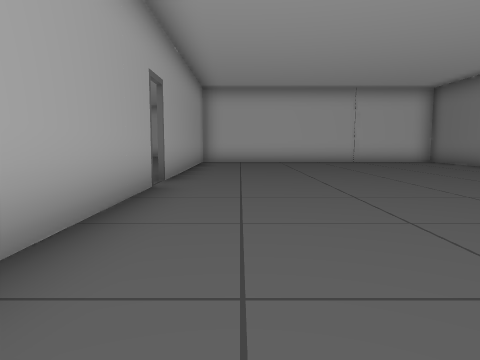
[1] (above)

20 first-person views from a walk through a 3-D level made in the Unity game engine. The camera is 1.4 m above the floor, tilts 6° down and sees 70° across. The floor is counted in squares, 2 m on a side. Each view is taken from the middle of a square. On the plan, view 1 faces up. The plan holds only what a view shows up to about 11 squares ahead; the rest is blank. The player is left out.

[2]
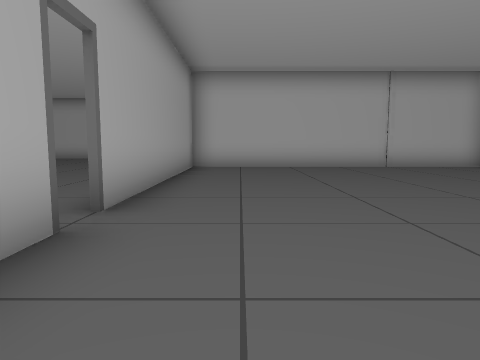

[3]
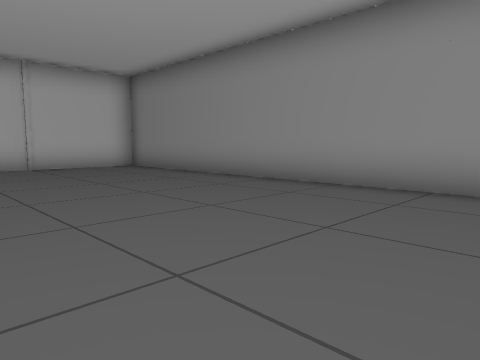

[4]
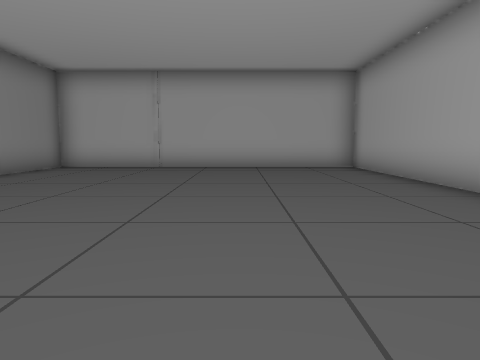

[5]
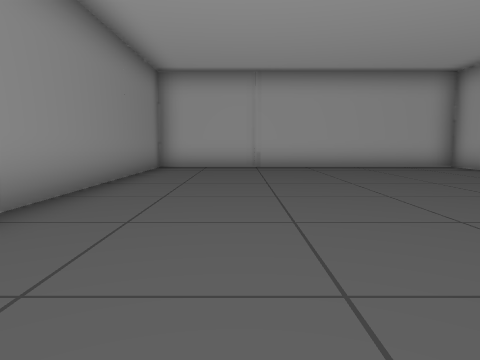

[6]
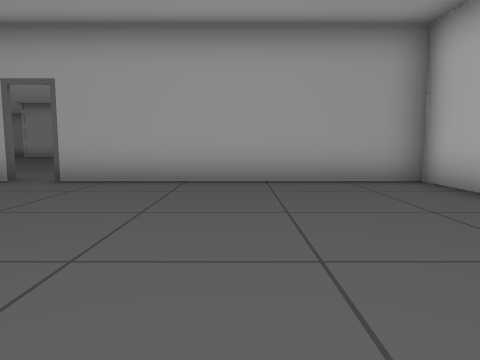

[7]
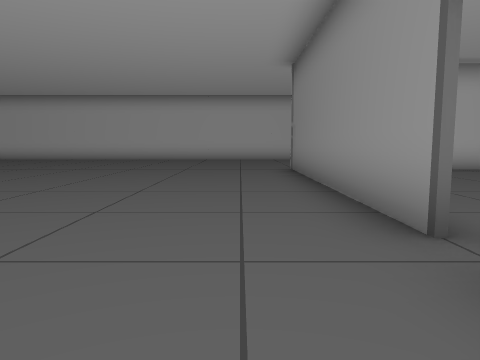

[8]
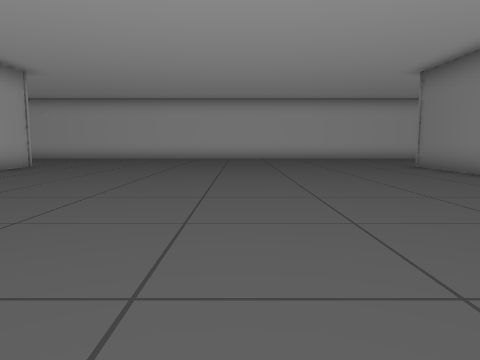

[9]
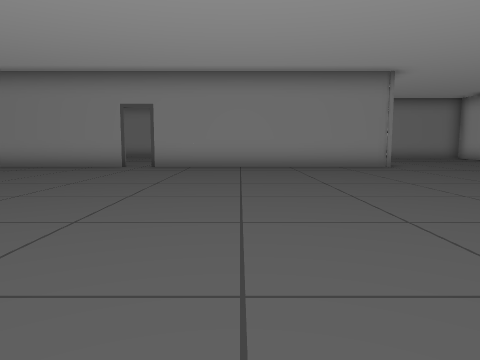

[10]
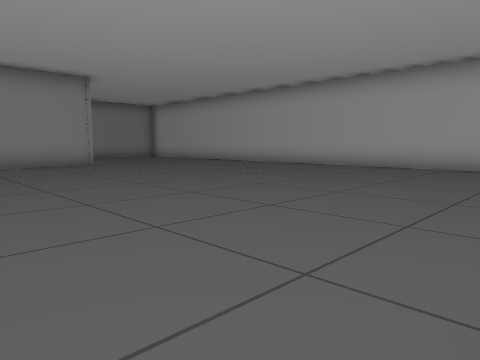

[11]
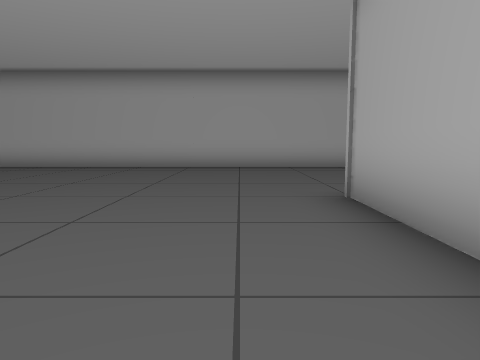

[12]
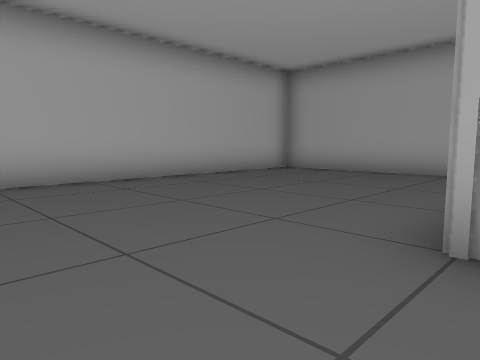

[13]
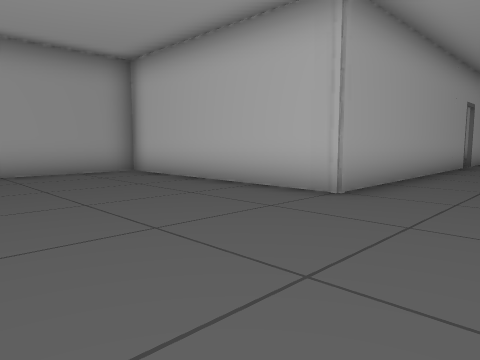

[14]
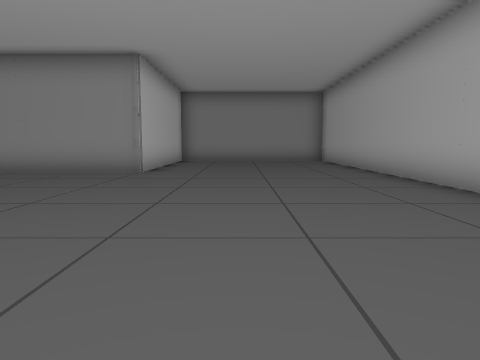

[15]
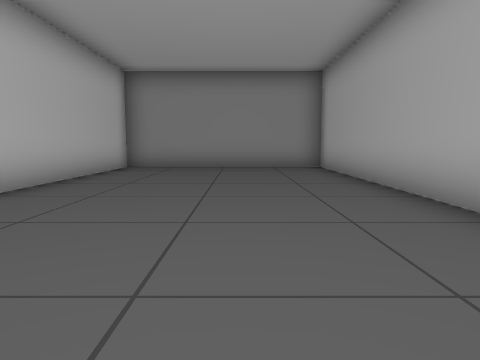

[16]
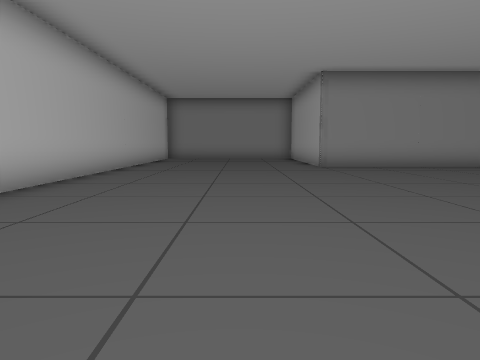

[17]
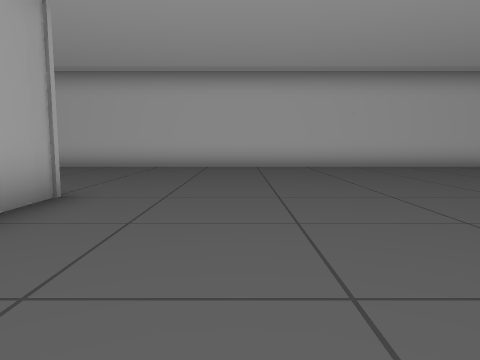

[18]
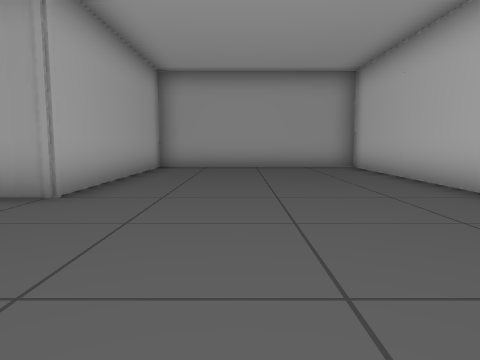

[19]
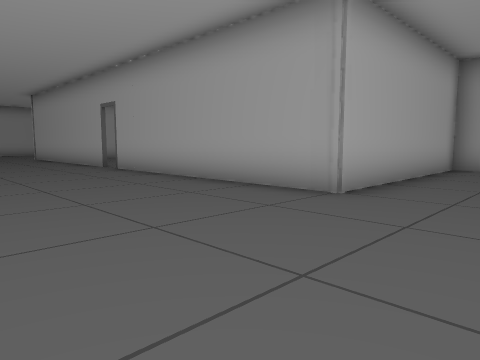

[20]
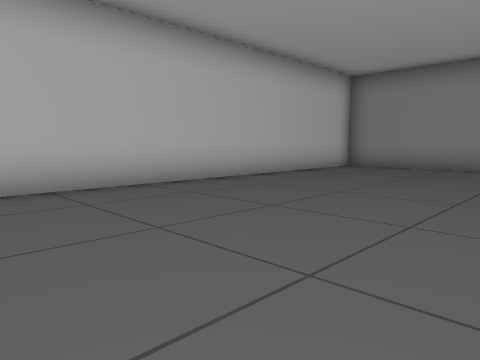

### Floor plan
Points are (right, up) in squares from view 1. A wall is a line through its corners. A room is listed if a view was taken in it or the views show most of it. See-through windows are left out.
Room 1 (views 1, 2, 3, 4, 5, 6)
walls: (-1.4, 5.8) (-1.4, -1.4) (7.5, -1.4) (7.5, 13.4) (-1.4, 13.4) (-1.4, 6.5)
ways out: opening at (-2, 6) to room 2
Room 2 (views 7, 8, 9, 10, 11, 12, 13, 14, 15, 16, 17, 18, 19, 20)
walls: (-13.4, 5.8) (-13.4, -1.6) (-19.5, -1.6) (-19.5, -7.5) (4.5, -7.5) (4.5, -1.6) (-1.5, -1.6) (-1.5, 5.8); (-1.5, 6.4) (-1.5, 13.6) (-1, 13.6); (4.5, 15.8) (4.5, 19.4) (-19.5, 19.4) (-19.5, 13.6) (-13.4, 13.6) (-13.4, 6.5)
ways out: opening at (-2, 6) to room 1; opening at (-14, 6)

Where each view was taken, in squares from view 1:
view 1: 0 up, 0 right, facing up
view 2: 3 up, 0 right, facing up
view 3: 3 up, 2 right, facing up-right
view 4: 9 up, 2 right, facing down
view 5: 9 up, 5 right, facing down
view 6: 10 up, 5 right, facing left
view 7: 4 up, 3 left, facing up
view 8: 3 up, 7 left, facing up
view 9: 3 up, 12 left, facing right
view 10: 3 up, 13 left, facing down-right
view 11: 3 up, 12 left, facing down
view 12: 1 down, 11 left, facing down-left
view 13: 6 down, 11 left, facing up-left
view 14: 4 down, 10 left, facing right
view 15: 5 down, 6 left, facing right
view 16: 16 up, 12 left, facing right
view 17: 9 up, 11 left, facing up
view 18: 16 up, 9 left, facing left
view 19: 16 up, 9 left, facing down-left
view 20: 14 up, 6 left, facing up-right
